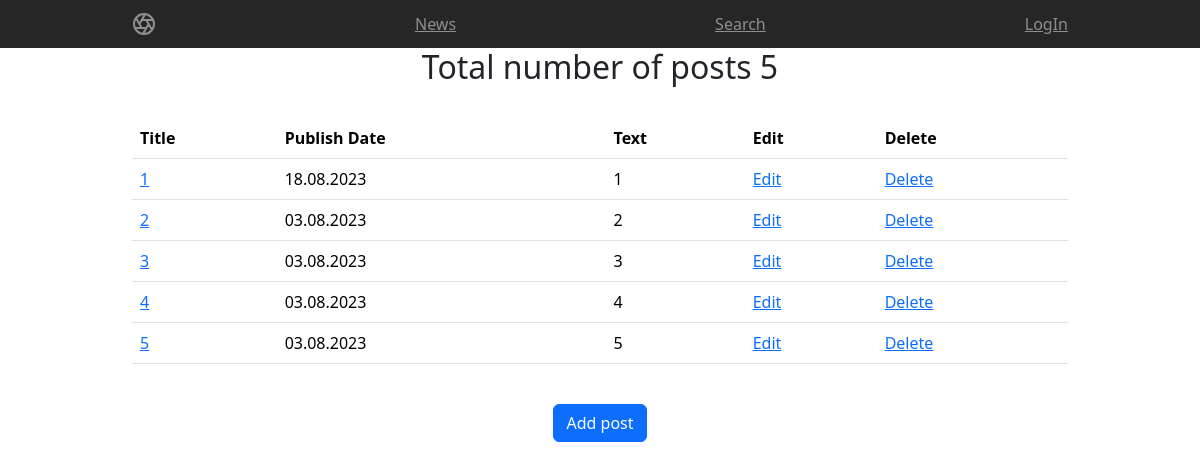
Page /news/ on the committed database.
### news/models.py (models this page shows, shortened)
class Post(models.Model):
    author = models.ForeignKey(Author, on_delete=models.CASCADE)
    NEWS = 'NW'
    ARTICLE = 'AR'
    CHOICES = (
        (NEWS, 'Новость'),
        (ARTICLE, 'Статья')
    )
    postType = models.CharField(max_length=2, choices=CHOICES, default=NEWS)
    postDate = models.DateTimeField(auto_now_add=True)
    postCategory = models.ManyToManyField(Category, through='PostCategory')
    title = models.CharField(max_length=128)
    text = models.TextField(max_length=500)
    postRating = models.SmallIntegerField(default=0)

### news/views.py (the view, shortened to what this page needs)
# urls.py: path('', NewsList.as_view(), name='posts'),
class NewsList(ListView):
    model = Post
    template_name = 'posts/news.html'
    context_object_name = 'news'
    queryset = Post.objects.order_by('-id')
    ordering = ['-postDate']
    paginate_by = 10
    def get_queryset(self):
        queryset = super().get_queryset()
        return NewsFilter(self.request.GET, queryset=queryset).qs
    def get_context_data(self, **kwargs):
        context = super().get_context_data(**kwargs)
        context['filter'] = NewsFilter(self.request.GET, queryset=self.get_queryset())
        context['choices'] = Post.CHOICES
        context['form'] = NewsForm
        context['author'] = not self.request.user.groups.filter(name='authors').exists()
        return context

### news/templatetags/custom_filters.py (called while the page is built)
@register.filter(name= 'censor')
def censor(value):
    if isinstance(value, str):
        for word in value.split():
            if word.lower().strip('!,.:;?#$*') in list_words:
                value = value.replace(word.strip(), '')
        return value.replace('  ', ' ')
    else:
        raise ValueError('Wrong values of variables')

### news/templates/posts/news.html (shortened to what this page needs)
{% extends 'base/default.html' %}
{% load custom_filters %}
{% block content %}
    <div class="container d-flex flex-md-column align-items-center">
        <h2>Total number of posts {{ filter.qs|length }}</h2>
        <br>
        {% if news %}
            <table class="table">
                <tr>
                    <td style="font-weight: bold">Title</td>
                    <td style="font-weight: bold">Publish Date</td>
                    <td style="font-weight: bold">Text</td>
                    <td style="font-weight: bold">Edit</td>
                    <td style="font-weight: bold">Delete</td>
                </tr>
                {% for post in news %}
                    <tr>
                        <td><a href="{% url 'news:post_details' post.id %}">{{ post.title|censor }}</a></td>
                        <td>{{ post.postDate|date:'d.m.Y' }}</td>
                        <td>{{ post.text|truncatewords:50|censor }}</td>
                        <td>
                            <a href="{% url 'news:post_update' post.id %}">Edit</a>
                        </td>
                        <td><a href="{% url 'news:delete_post' post.id %}">Delete</a></td>
                    </tr>
                {% endfor %}
            </table>
        {% else %}
            <h2>Sorry, the posts are missing</h2>
        {% endif %}
    </div>
    <div class="container d-flex flex-md-column align-items-center">
        <br>
        <form action="{% url 'news:post_create' %}">
            <input type="submit" class="btn btn-primary" value="Add post">
        </form>
    </div>
{% endblock content %}

### templates/base/default.html (shortened to what this page needs)
{% load static %}
{% load custom_filters %}
<!doctype html>
<html lang="en">
  <head>
<link href="https://cdn.jsdelivr.net/npm/bootstrap@5.3.1/dist/css/bootstrap.min.css" rel="stylesheet">
    <link href="{% static 'css/product.css' %}" rel="stylesheet">
  </head>
  <body>
<header class="site-header sticky-top py-1">
  <nav class="container d-flex flex-column flex-md-row justify-content-between">
    <a class="py-2" href="/news" aria-label="Product">
      <svg xmlns="http://www.w3.org/2000/svg" width="24" height="24" fill="none" stroke="currentColor" stroke-linecap="round" stroke-linejoin="round" stroke-width="2" class="d-block mx-auto" role="img" viewBox="0 0 24 24"><title>{% block title %} {% endblock title %}</title><circle cx="12" cy="12" r="10"/><path d="M14.31 8l5.74 9.94M9.69 8h11.48M7.38 12l5.74-9.94M9.69 16L3.95 6.06M14.31 16H2.83m13.79-4l-5.74 9.94"/></svg>
    </a>
    <a class="py-2 d-none d-md-inline-block" href="/news">News</a>
    <a class="py-2 d-none d-md-inline-block" href="/news/search">Search</a>
      {% if user.is_authenticated %}
      <a class="py-2 d-none d-md-inline-block" href="{% url 'account_logout' %}">LogOut</a>
      {% if author %}
      <a class="py-2 d-none d-md-inline-block ml-2" href="{% url 'news:author_status' %}">Become Author</a>
      {% endif %}
      {% else %}
      <a class="py-2 d-none d-md-inline-block" href="{% url 'account_login' %}">LogIn</a>
      {% endif %}
  </nav>
</header>
<main>
    {% block content %}
    {% endblock content %}
</main>
</body>

### static/css/product.css (style rules this page uses)
.container { max-width: 960px; display: flex; flex-direction: column; }
.site-header { background-color: rgba(0, 0, 0, .85); -webkit-backdrop-filter: saturate(180%) blur(20px); backdrop-filter: saturate(180%) blur(20px); }
.site-header a { color: #8e8e8e; transition: color .15s ease-in-out; }

### rows in the picture
Post: title|censor "1", postDate "18.08.2023", text|censor "1"
Post: title|censor "2", postDate "03.08.2023", text|censor "2"
Post: title|censor "3", postDate "03.08.2023", text|censor "3"
Post: title|censor "4", postDate "03.08.2023", text|censor "4"
Post: title|censor "5", postDate "03.08.2023", text|censor "5"

### other values in the picture
{{ filter.qs|length }} "5"
